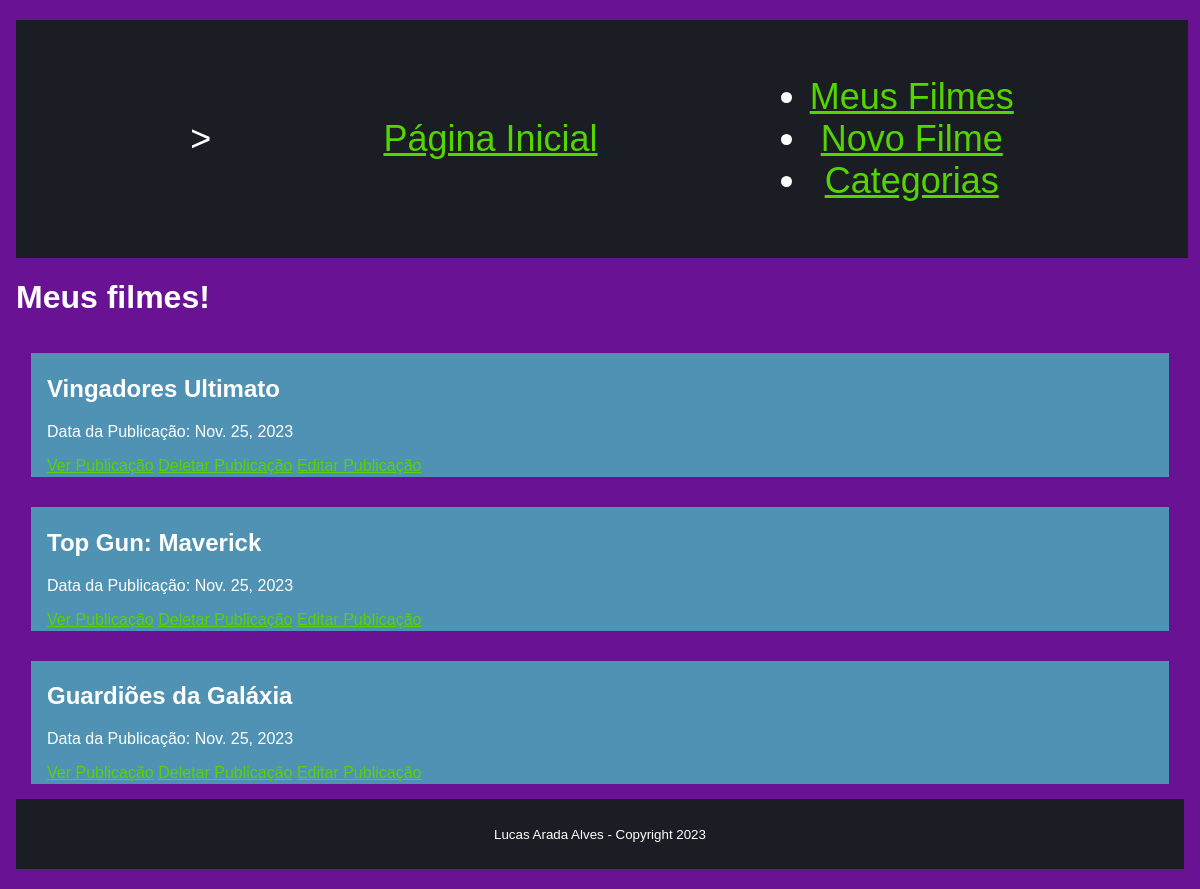
Page /postList/ on the committed database.
### sitePages/models.py (models this page shows, shortened)
class Post(models.Model):
    nomeFilme = models.CharField(max_length=100)
    time  = models.DateTimeField('Data da publicação', null=True, blank=True)
    opiniao = models.CharField(max_length=500)
    author = models.ForeignKey(User, on_delete=models.CASCADE, default=None)
    categories = models.ManyToManyField(Category, related_name='posts')

### sitePages/views.py (the view)
# urls.py: path('postList/', views.postList, name='postList'),
def postList(request):
    posts = Post.objects.all().order_by('-time')
    return render(request, 'sitePages/postList.html', {'posts': posts})

### sitePages/templates/sitePages/postList.html (shortened to what this page needs)
{% extends 'base.html' %}
{% block content %}
<h1>Meus filmes!</h1>
    {% for post in posts %}
        <div class="cartaoDoFilme">
            <h2>{{ post.nomeFilme }}</h2>
            <p>Data da Publicação: {{ post.time|date }}</p>
            <a href="{% url 'postDetail' pk=post.id %}">Ver Publicação</a>
            <a href="{% url 'postDeleteConfirm' pk=post.id %}">Deletar Publicação</a>
            <a href="{% url 'postEdit' pk=post.id %}">Editar Publicação</a>
        </div>
    {% endfor %}
{% endblock content %}

### sitePages/templates/base.html (style rules this page uses)
html { display: grid; }
body { font-family: 'Arial', sans-serif; margin: 0; padding: 20px 1em 20px 1em; background-color: #691394; color: #fff; }
.cartaoDoFilme { border: 15px solid #691394; background-clip: padding-box; background-color: #5092b3; padding: 2px 1em 2px 1em; text-align: left; }
a { color: #55d400; transition: color 0.3s; }

### rows in the picture
Post: nomeFilme "Vingadores Ultimato", time "Nov. 25, 2023"
Post: nomeFilme "Top Gun: Maverick", time "Nov. 25, 2023"
Post: nomeFilme "Guardiões da Galáxia", time "Nov. 25, 2023"
